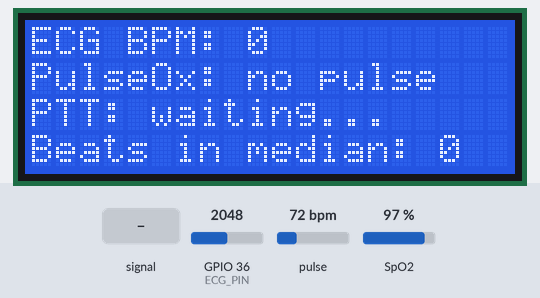
Bench run of a sketch on a simulated ESP32. Shown: 20×4 character LCD. The test bench sets the inputs (shaded band); at power-on: GPIO 36 (ECG_PIN) = 2048, pulse 72 bpm, SpO2 97 % (analog values on the 0–4095 scale). What the sketch prints to the serial monitor is not drawn.

Above: at 1.2 s.
1.3 s: GPIO 36 (ECG_PIN) fed a 50 Hz sine of ±1228 counts around its level
At 3.6 s:
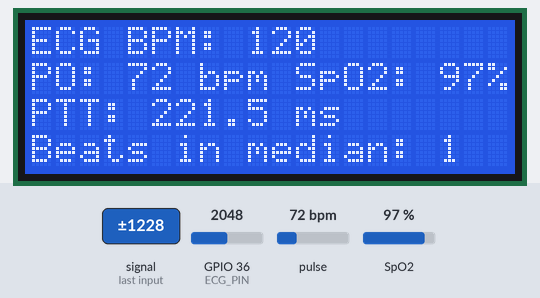
4.7 s: GPIO 36 (ECG_PIN) set to 2866
At 6.9 s:
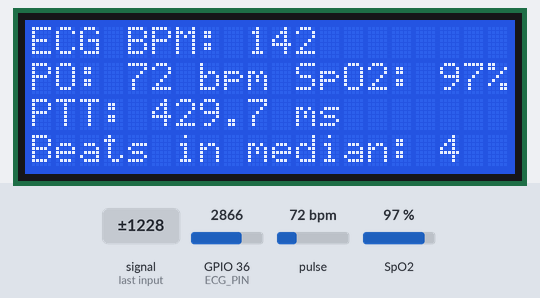
7.2 s: pulse set to 42 bpm
At 8.7 s:
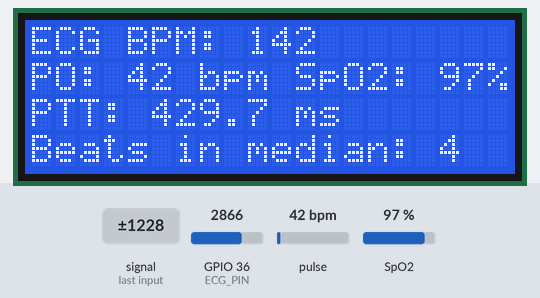
9.0 s: GPIO 36 (ECG_PIN) set to 3603
At 10.8 s:
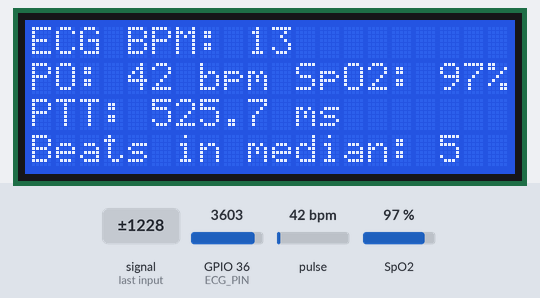
11.2 s: SpO2 set to 80 %
At 12.2 s:
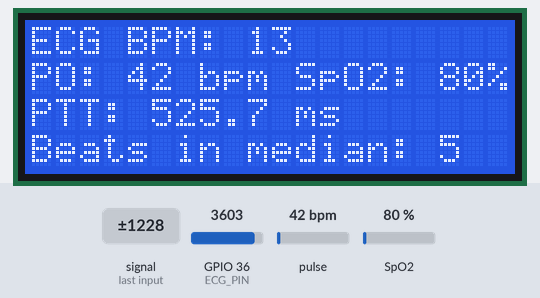
13.0 s: GPIO 36 (ECG_PIN) fed a 200 Hz sine of ±327 counts around its level
At 15.5 s:
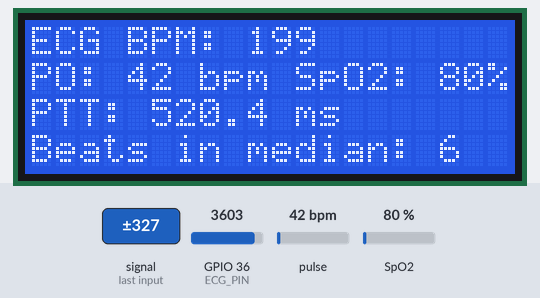
Timing chart, 0 to 16.5 s (numbered marks = the images above; inputs shaded):
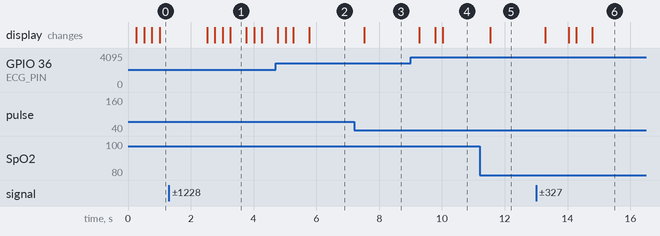

Measured:
- after the input at 1.3 s, the display: first differs from a run without the input after 1.5 s (image 1 shows a later state)
- after the input at 7.2 s, the display: changes after 0.33 s (image 3)
- after the input at 9.0 s, the display: first changes after 0.28 s (image 4 shows a later state)
- after the input at 11.2 s, the display: changes after 0.33 s (image 5)
- after the input at 13.0 s, the display: first changes after 0.29 s (image 6 shows a later state)
- what the display in image 1 shows lasts 0.5 s, from 3.3 s to 3.8 s

The sketch:

PTT_MONITOR_V2.ino
```cpp
/*
  PTT Blood Pressure Monitor -- revised firmware (v2)
  ----------------------------------------------------
  Revision of firmware/final/FINAL_PROGRAM.ino, written after the project
  (September 2026) with AI assistance. Validated on 13 real recordings
  (see validation/README.md). Same wiring as the final build (ESP32, AD8232 on GPIO36,
  MAX30100 + 20x4 I2C LCD on GPIO21/22).

  What changed compared with FINAL_PROGRAM, and why:
   1. PTT is measured beat by beat: the time from each ECG R-peak to the next
      pulse-oximeter beat, in milliseconds. The displayed value is the MEDIAN of the
      last 8 beats, so a few bad pulses during movement do not distort it.
      The original compared the moments of each sensor's highest heart rate in a
      one-minute window, and showed the time since power-on whenever one sensor
      had not recorded a maximum since the last reset.
   2. R-peaks are found from the steep SLOPE of each heartbeat, compared with the
      measured noise level (the idea behind the Pan-Tompkins detector), instead of
      a fixed "+10 counts" threshold that suited the Arduino Uno's 10-bit ADC
      (0-1023) but is far too small for the ESP32's 12-bit ADC (0-4095). The
      threshold adapts to each person's signal strength, and no beats are
      reported until 2 s of signal have been seen (noise-learning period).
   3. The LCD is updated one row at a time without lcd.clear(), so pox.update()
      runs often enough for the MAX30100 library to detect pulses.
   4. The ECG is sampled on a fixed 4 ms clock (250 Hz) instead of loop + delay(10).
   5. Every PTT reading is printed over Serial as a CSV line, for logging and
      for fitting the calibration BP = a x PTT + b.

  Known limitations: the MAX30100 library reports a beat after its own internal
  filtering, so the measured PTT includes a roughly constant delay. A per-user
  linear calibration absorbs a constant offset, but absolute values should not be
  compared directly with published PTT. Each LCD row update blocks for roughly
  10-15 ms, during which ECG samples are missed.
*/
#include <Wire.h>
#include <LiquidCrystal_I2C.h>
#include "MAX30100_PulseOximeter.h"
#include <math.h>

LiquidCrystal_I2C lcd(0x27, 20, 4);
#define ECG_PIN 36                          // GPIO36 (VP), ADC1

// ---------- ECG sampling and R-peak detection ----------
const unsigned long SAMPLE_US = 4000;       // 250 Hz sampling
const unsigned long REFRACTORY_MS = 300;    // no second beat within 300 ms (max 200 bpm)
const unsigned long WARMUP_MS = 2000;       // learn the noise level before detecting beats
const float SNR_MIN = 6.0;                  // slope peak must be 6x the noise level to count
const int WINDOW = 5;                       // 5-sample (20 ms) moving average
int window[WINDOW];
int wIdx = 0;
long wSum = 0;
float hist[3];                              // last three smoothed samples
float noiseLevel = 1.0, slopePeak = 1.0;    // running noise level and running slope peak
bool above = false;
unsigned long startMs = 0, lastSampleUs = 0, lastRPeakMs = 0, lastRPeakUs = 0;
unsigned int ecgBpm = 0;

// ---------- Pulse oximeter ----------
PulseOximeter pox;
bool poxBeat = false;
unsigned long poxBeatUs = 0;

// ---------- Pulse transit time ----------
const float PTT_MIN_MS = 80, PTT_MAX_MS = 700;   // plausible range; outside it the pair is skipped
const int PTT_AVG = 8;
float pttBuf[PTT_AVG];
int pttCount = 0, pttIdx = 0;
float pttMedianMs = 0;
bool rPeakPending = false;                  // an R-peak waiting for its matching pulse

// ---------- Display ----------
unsigned long lastLcdMs = 0;
int lcdRow = 0;

// Called from inside pox.update() whenever the MAX30100 library detects a pulse.
void onBeatDetected() {
    poxBeat = true;
    poxBeatUs = micros();
}

void sampleEcg() {
    int raw = analogRead(ECG_PIN);
    wSum += raw - window[wIdx];
    window[wIdx] = raw;
    wIdx = (wIdx + 1) % WINDOW;
    hist[0] = hist[1]; hist[1] = hist[2]; hist[2] = wSum / (float)WINDOW;

    float slope = fabsf(hist[2] - hist[0]);        // change over 8 ms: large only on QRS
    if (slope > slopePeak) slopePeak = slope;      // jump up with each heartbeat...
    else slopePeak += 0.002f * (noiseLevel - slopePeak);   // ...then relax toward noise
    float threshold = noiseLevel + 0.5f * (slopePeak - noiseLevel);

    unsigned long nowMs = millis();
    if (!above && nowMs - startMs >= WARMUP_MS && slope > threshold &&
        slopePeak > SNR_MIN * noiseLevel && nowMs - lastRPeakMs > REFRACTORY_MS) {
        above = true;
        if (lastRPeakMs > 0) ecgBpm = 60000UL / (nowMs - lastRPeakMs);
        lastRPeakMs = nowMs;
        lastRPeakUs = micros();
        rPeakPending = true;
    } else if (above && slope < threshold) {
        above = false;
    }
    if (!above) noiseLevel += 0.01f * (slope - noiseLevel);   // learn noise only between beats
}

void handlePoxBeat() {
    if (!poxBeat) return;
    poxBeat = false;
    if (!rPeakPending) return;                      // pulse with no R-peak before it
    rPeakPending = false;
    float ptt = (long)(poxBeatUs - lastRPeakUs) / 1000.0f;
    if (ptt < PTT_MIN_MS || ptt > PTT_MAX_MS) return;

    pttBuf[pttIdx] = ptt;
    pttIdx = (pttIdx + 1) % PTT_AVG;
    if (pttCount < PTT_AVG) pttCount++;
    float sorted[PTT_AVG];                          // median of the last (up to) 8 readings
    for (int i = 0; i < pttCount; i++) sorted[i] = pttBuf[i];
    for (int i = 1; i < pttCount; i++) {            // insertion sort of at most 8 values
        float v = sorted[i]; int j = i - 1;
        while (j >= 0 && sorted[j] > v) { sorted[j + 1] = sorted[j]; j--; }
        sorted[j + 1] = v;
    }
    pttMedianMs = (pttCount % 2) ? sorted[pttCount / 2]
                                 : 0.5f * (sorted[pttCount / 2 - 1] + sorted[pttCount / 2]);

    Serial.print(millis());                  Serial.print(",");
    Serial.print(ecgBpm);                    Serial.print(",");
    Serial.print(pox.getHeartRate(), 1);     Serial.print(",");
    Serial.print(pox.getSpO2());             Serial.print(",");
    Serial.print(ptt, 1);                    Serial.print(",");
    Serial.println(pttMedianMs, 1);
}

// Write one full 20-character row (padded with spaces, so no lcd.clear() is needed).
void printRow(int row, const char *text) {
    char line[21];
    int n = snprintf(line, sizeof line, "%s", text);
    for (int i = (n < 20 ? n : 20); i < 20; i++) line[i] = ' ';
    line[20] = '\0';
    lcd.setCursor(0, row);
    lcd.print(line);
}

void updateLcdRow() {
    char text[32];
    switch (lcdRow) {
        case 0:
            snprintf(text, sizeof text, "ECG BPM: %u", ecgBpm);
            break;
        case 1: {
            int hr = (int)pox.getHeartRate();
            if (hr > 0) snprintf(text, sizeof text, "PO:%3d bpm SpO2:%3u%%", hr, pox.getSpO2());
            else snprintf(text, sizeof text, "PulseOx: no pulse");
            break;
        }
        case 2:
            if (pttCount > 0) snprintf(text, sizeof text, "PTT: %.1f ms", pttMedianMs);
            else snprintf(text, sizeof text, "PTT: waiting...");
            break;
        default:
            snprintf(text, sizeof text, "Beats in median: %d", pttCount);
            break;
    }
    printRow(lcdRow, text);
    lcdRow = (lcdRow + 1) % 4;
}

void setup() {
    Serial.begin(115200);
    Wire.begin(21, 22);
    analogReadResolution(12);

    lcd.init();
    lcd.backlight();
    lcd.clear();
    lcd.setCursor(0, 0);
    lcd.print("Initializing...");

    if (!pox.begin()) {
        Serial.println("FAILED to initialize Pulse Oximeter");
        lcd.setCursor(0, 1);
        lcd.print("PulseOx Init Fail");
        for (;;);
    }
    pox.setIRLedCurrent(MAX30100_LED_CURR_11MA);
    pox.setOnBeatDetectedCallback(onBeatDetected);

    int first = analogRead(ECG_PIN);                // start the filter at the real signal level
    for (int i = 0; i < WINDOW; i++) window[i] = first;
    wSum = (long)first * WINDOW;
    hist[0] = hist[1] = hist[2] = first;
    startMs = millis();

    lcd.clear();
    Serial.println("time_ms,ecg_bpm,po_bpm,spo2,ptt_ms,ptt_median_ms");
    lastSampleUs = micros();
}

void loop() {
    pox.update();                                   // must run as often as possible

    unsigned long nowUs = micros();
    if (nowUs - lastSampleUs >= SAMPLE_US) {
        lastSampleUs = (nowUs - lastSampleUs > 4 * SAMPLE_US) ? nowUs : lastSampleUs + SAMPLE_US;
        sampleEcg();
    }

    handlePoxBeat();

    if (millis() - lastLcdMs >= 250) {             // one row every 250 ms = full screen each second
        lastLcdMs = millis();
        updateLcdRow();
    }
}
```
